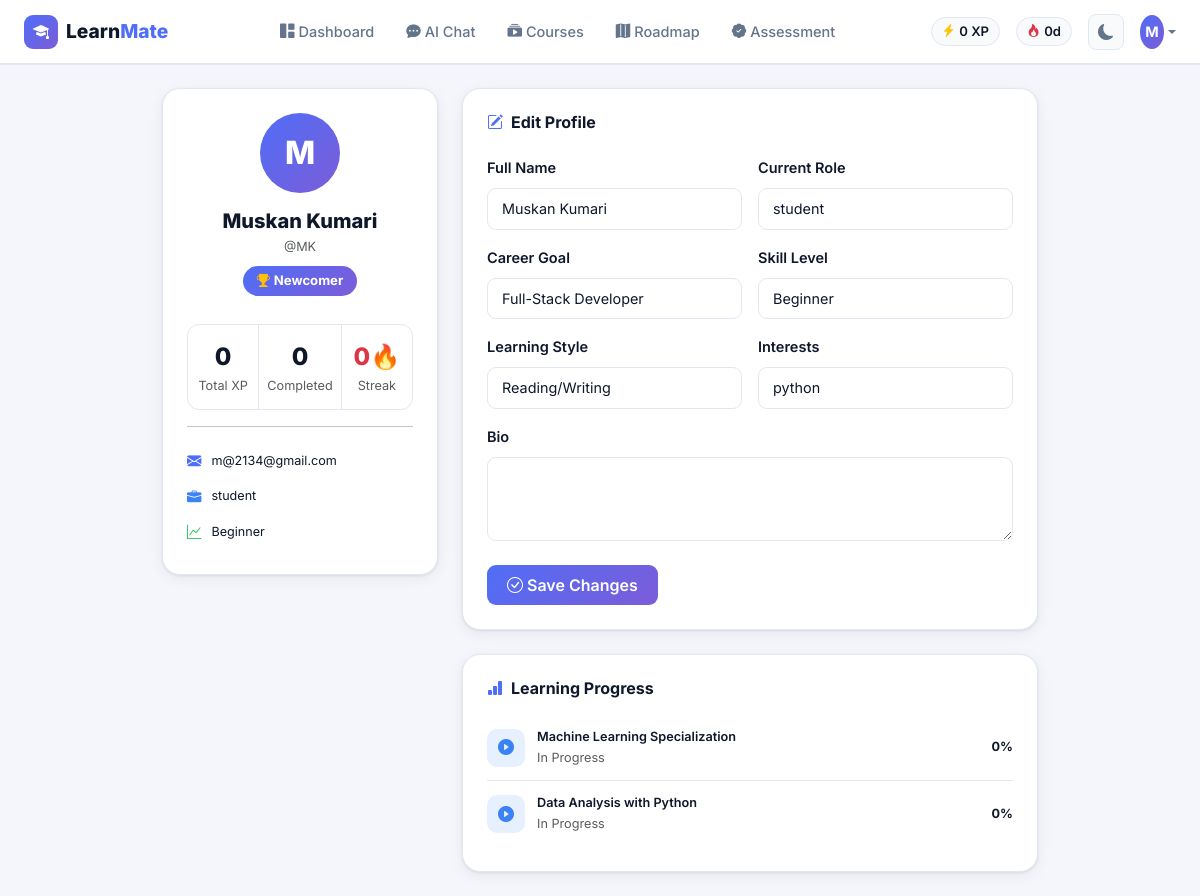
Page /profile (signed in) on the committed database.
### models.py (models this page shows, shortened)
class User(UserMixin, db.Model):
    __tablename__ = "users"
    id = db.Column(db.Integer, primary_key=True)
    username = db.Column(db.String(80), unique=True, nullable=False)
    email = db.Column(db.String(120), unique=True, nullable=False)
    password_hash = db.Column(db.String(256), nullable=False)
    full_name = db.Column(db.String(150), nullable=True)
    avatar_url = db.Column(db.String(300), nullable=True)
    career_goal = db.Column(db.String(200), nullable=True)
    current_role = db.Column(db.String(150), nullable=True)
    skill_level = db.Column(db.String(50), default="beginner")   # beginner / intermediate / advanced
    learning_style = db.Column(db.String(80), nullable=True)     # visual / reading / hands-on / mixed
    interests = db.Column(db.Text, nullable=True)                # comma-separated tags
    bio = db.Column(db.Text, nullable=True)
    total_xp = db.Column(db.Integer, default=0)
    streak_days = db.Column(db.Integer, default=0)
    last_active = db.Column(db.DateTime, default=datetime.utcnow)
    created_at = db.Column(db.DateTime, default=datetime.utcnow)
    progress = db.relationship("CourseProgress", back_populates="user", cascade="all, delete-orphan")
    chat_history = db.relationship("ChatHistory", back_populates="user", cascade="all, delete-orphan")
    assessments = db.relationship("SkillAssessment", back_populates="user", cascade="all, delete-orphan")
    roadmaps = db.relationship("LearningRoadmap", back_populates="user", cascade="all, delete-orphan")
    @property
    def completed_courses(self):
        return [p for p in self.progress if p.status == "completed"]
    @property
    def in_progress_courses(self):
        return [p for p in self.progress if p.status == "in_progress"]
    @property
    def level_badge(self) -> str:
        if self.total_xp < 500:
            return "Newcomer"
        elif self.total_xp < 1500:
            return "Explorer"
        elif self.total_xp < 3000:
            return "Learner"
        elif self.total_xp < 6000:
            return "Achiever"
        else:
            return "Master"

class CourseProgress(db.Model):
    __tablename__ = "course_progress"
    id = db.Column(db.Integer, primary_key=True)
    user_id = db.Column(db.Integer, db.ForeignKey("users.id"), nullable=False)
    course_id = db.Column(db.Integer, db.ForeignKey("courses.id"), nullable=False)
    status = db.Column(db.String(30), default="not_started")     # not_started / in_progress / completed
    progress_pct = db.Column(db.Integer, default=0)              # 0 – 100
    score = db.Column(db.Float, nullable=True)
    started_at = db.Column(db.DateTime, nullable=True)
    completed_at = db.Column(db.DateTime, nullable=True)
    notes = db.Column(db.Text, nullable=True)
    user = db.relationship("User", back_populates="progress")
    course = db.relationship("Course", back_populates="progress")

class Course(db.Model):
    __tablename__ = "courses"
    id = db.Column(db.Integer, primary_key=True)
    title = db.Column(db.String(250), nullable=False)
    description = db.Column(db.Text, nullable=True)
    category = db.Column(db.String(100), nullable=True)
    domain = db.Column(db.String(100), nullable=True)
    level = db.Column(db.String(50), default="beginner")         # beginner / intermediate / advanced
    duration_hours = db.Column(db.Float, default=0.0)
    xp_reward = db.Column(db.Integer, default=100)
    provider = db.Column(db.String(150), nullable=True)
    url = db.Column(db.String(500), nullable=True)
    thumbnail = db.Column(db.String(500), nullable=True)
    tags = db.Column(db.Text, nullable=True)                     # comma-separated
    prerequisites = db.Column(db.Text, nullable=True)            # comma-separated course IDs or names
    rating = db.Column(db.Float, default=4.0)
    enrollments = db.Column(db.Integer, default=0)
    created_at = db.Column(db.DateTime, default=datetime.utcnow)
    progress = db.relationship("CourseProgress", back_populates="course", cascade="all, delete-orphan")

### routes/profile.py (the view)
@profile_bp.route("/profile")
@login_required
def profile():
    return render_template(
        "profile.html",
        career_goals=CAREER_GOALS,
        learning_styles=LEARNING_STYLES,
        skill_levels=SKILL_LEVELS,
    )

### templates/profile.html (shortened to what this page needs)
{% extends "base.html" %}
{% block content %}
<div class="container py-4" style="max-width:900px">
  <div class="row g-4">
    <div class="col-lg-4">
      <div class="lm-card p-4 text-center">
        <div class="lm-avatar-xl mx-auto mb-3">
          {{ (current_user.full_name or current_user.username)[0].upper() }}
        </div>
        <h5 class="fw-800 mb-1">{{ current_user.full_name or current_user.username }}</h5>
        <div class="text-muted small mb-2">@{{ current_user.username }}</div>
        <span class="lm-level-badge mb-3 d-inline-block">
          <i class="bi bi-trophy-fill me-1 text-warning"></i>{{ current_user.level_badge }}
        </span>
        <div class="lm-profile-stats">
          <div class="lm-profile-stat">
            <div class="fw-800 fs-4">{{ current_user.total_xp }}</div>
            <div class="text-muted small">Total XP</div>
          </div>
          <div class="lm-profile-stat">
            <div class="fw-800 fs-4">{{ current_user.completed_courses|length }}</div>
            <div class="text-muted small">Completed</div>
          </div>
          <div class="lm-profile-stat">
            <div class="fw-800 fs-4 text-danger">{{ current_user.streak_days }}🔥</div>
            <div class="text-muted small">Streak</div>
          </div>
        </div>
        <hr/>
        <div class="text-start">
          <div class="lm-profile-info-row">
            <i class="bi bi-envelope-fill text-accent"></i>
            <span class="small">{{ current_user.email }}</span>
          </div>
          {% if current_user.current_role %}
          <div class="lm-profile-info-row">
            <i class="bi bi-briefcase-fill text-blue"></i>
            <span class="small">{{ current_user.current_role }}</span>
          </div>
          {% endif %}
          <div class="lm-profile-info-row">
            <i class="bi bi-graph-up text-green"></i>
            <span class="small">{{ (current_user.skill_level or 'beginner')|title }}</span>
          </div>
        </div>
      </div>
    </div>
    <div class="col-lg-8">
      <div class="lm-card p-4">
        <h6 class="fw-700 mb-4"><i class="bi bi-pencil-square me-2 text-accent"></i>Edit Profile</h6>
        <form id="profileForm">
          <div class="row g-3">
            <div class="col-md-6">
              <label class="form-label fw-600">Full Name</label>
              <input type="text" name="full_name" class="form-control lm-input"
                     value="{{ current_user.full_name or '' }}"/>
            </div>
            <div class="col-md-6">
              <label class="form-label fw-600">Current Role</label>
              <input type="text" name="current_role" class="form-control lm-input"
                     value="{{ current_user.current_role or '' }}" placeholder="e.g. Student, Developer"/>
            </div>
            <div class="col-md-6">
              <label class="form-label fw-600">Career Goal</label>
              <select name="career_goal" class="form-select lm-input">
                {% for goal in career_goals %}
                <option value="{{ goal }}" {% if goal == current_user.career_goal %}selected{% endif %}>{{ goal }}</option>
                {% endfor %}
              </select>
            </div>
            <div class="col-md-6">
              <label class="form-label fw-600">Skill Level</label>
              <select name="skill_level" class="form-select lm-input">
                {% for val, label in skill_levels %}
                <option value="{{ val }}" {% if val == current_user.skill_level %}selected{% endif %}>{{ label.split(' — ')[0] }}</option>
                {% endfor %}
              </select>
            </div>
            <div class="col-md-6">
              <label class="form-label fw-600">Learning Style</label>
              <select name="learning_style" class="form-select lm-input">
                {% for val, label in learning_styles %}
                <option value="{{ val }}" {% if val == current_user.learning_style %}selected{% endif %}>{{ label.split(' — ')[0] }}</option>
                {% endfor %}
              </select>
            </div>
            <div class="col-md-6">
              <label class="form-label fw-600">Interests</label>
              <input type="text" name="interests" class="form-control lm-input"
                     value="{{ current_user.interests or '' }}" placeholder="e.g. Python, AI, cloud"/>
            </div>
            <div class="col-12">
              <label class="form-label fw-600">Bio</label>
              <textarea name="bio" class="form-control lm-input" rows="3">{{ current_user.bio or '' }}</textarea>
            </div>
          </div>
          <button type="submit" class="btn lm-btn-primary mt-4">
            <i class="bi bi-check-circle me-1"></i>Save Changes
          </button>
        </form>
      </div>
      <div class="lm-card mt-4 p-4">
        <h6 class="fw-700 mb-3"><i class="bi bi-bar-chart-fill me-2 text-accent"></i>Learning Progress</h6>
        {% set completed = current_user.completed_courses %}
        {% set in_progress = current_user.in_progress_courses %}
        {% if completed or in_progress %}
          {% for prog in completed + in_progress %}
          <div class="lm-activity-item">
            <div class="lm-activity-icon lm-icon-{% if prog.status == 'completed' %}green{% else %}blue{% endif %}">
              <i class="bi bi-{% if prog.status == 'completed' %}check-circle-fill{% else %}play-circle-fill{% endif %}"></i>
            </div>
            <div class="lm-activity-info">
              <div class="fw-600 small">{{ prog.course.title }}</div>
              <div class="text-muted small">{{ prog.status|replace('_', ' ')|title }}</div>
            </div>
            <div class="text-end">
              <div class="fw-700 small">{{ prog.progress_pct }}%</div>
            </div>
          </div>
          {% endfor %}
        {% else %}
          <div class="text-muted text-center py-3">
            <i class="bi bi-book fs-2"></i>
            <p class="mt-2 mb-0">No courses enrolled yet. <a href="{{ url_for('courses.courses') }}" class="lm-link">Browse courses</a></p>
          </div>
        {% endif %}
      </div>
    </div>
  </div>
</div>
{% endblock %}

### templates/base.html (shortened to what this page needs)
<!DOCTYPE html>
<html lang="en" data-bs-theme="light">
<head>
  <link href="https://cdn.jsdelivr.net/npm/bootstrap@5.3.3/dist/css/bootstrap.min.css" rel="stylesheet"/>
  <link href="https://cdn.jsdelivr.net/npm/bootstrap-icons@1.11.3/font/bootstrap-icons.css" rel="stylesheet"/>
  <link href="{{ url_for('static', filename='css/style.css') }}" rel="stylesheet"/>
</head>
<body>
{% if current_user.is_authenticated %}
<nav class="navbar navbar-expand-lg lm-navbar sticky-top">
  <div class="container-fluid px-4">
    <a class="navbar-brand d-flex align-items-center gap-2" href="{{ url_for('dashboard.dashboard') }}">
      <div class="lm-logo-icon"><i class="bi bi-mortarboard-fill"></i></div>
      <span class="fw-800">Learn<span class="text-accent">Mate</span></span>
    </a>
    <div class="collapse navbar-collapse" id="navMenu">
      <ul class="navbar-nav mx-auto gap-1">
        <li class="nav-item">
          <a class="nav-link lm-nav-link {% if request.endpoint == 'dashboard.dashboard' %}active{% endif %}" href="{{ url_for('dashboard.dashboard') }}">
            <i class="bi bi-grid-1x2-fill me-1"></i>Dashboard
          </a>
        </li>
        <li class="nav-item">
          <a class="nav-link lm-nav-link {% if request.endpoint == 'chat.chat' %}active{% endif %}" href="{{ url_for('chat.chat') }}">
            <i class="bi bi-chat-dots-fill me-1"></i>AI Chat
          </a>
        </li>
        <li class="nav-item">
          <a class="nav-link lm-nav-link {% if request.endpoint == 'courses.courses' %}active{% endif %}" href="{{ url_for('courses.courses') }}">
            <i class="bi bi-collection-play-fill me-1"></i>Courses
          </a>
        </li>
        <li class="nav-item">
          <a class="nav-link lm-nav-link {% if request.endpoint == 'roadmap.roadmap' %}active{% endif %}" href="{{ url_for('roadmap.roadmap') }}">
            <i class="bi bi-map-fill me-1"></i>Roadmap
          </a>
        </li>
        <li class="nav-item">
          <a class="nav-link lm-nav-link {% if request.endpoint == 'assessment.assessment' %}active{% endif %}" href="{{ url_for('assessment.assessment') }}">
            <i class="bi bi-patch-check-fill me-1"></i>Assessment
          </a>
        </li>
      </ul>
      <div class="d-flex align-items-center gap-3">
        <div class="lm-xp-badge d-none d-lg-flex align-items-center gap-1">
          <i class="bi bi-lightning-charge-fill text-warning"></i>
          <span class="fw-600">{{ current_user.total_xp }} XP</span>
        </div>
        <div class="lm-streak-badge d-none d-lg-flex align-items-center gap-1">
          <i class="bi bi-fire text-danger"></i>
          <span class="fw-600">{{ current_user.streak_days }}d</span>
        </div>
        <button class="btn btn-icon lm-theme-toggle" id="themeToggle" title="Toggle dark mode">
          <i class="bi bi-moon-fill" id="themeIcon"></i>
        </button>
        <div class="dropdown">
          <button class="btn btn-icon lm-avatar-btn dropdown-toggle" data-bs-toggle="dropdown">
            <div class="lm-avatar-circle">{{ (current_user.full_name or current_user.username)[0].upper() }}</div>
          </button>
        </div>
      </div>
    </div>
  </div>
</nav>
{% endif %}
<main class="lm-main {% if not current_user.is_authenticated %}lm-main-auth{% endif %}">
  {% block content %}{% endblock %}
</main>
</body>
</html>

### rows in the picture
User: total_xp "0", streak_days "0", full_name "M", full_name "Muskan Kumari", username "MK", level_badge "Newcomer", email "m@2134@gmail.com", current_role "student", skill_level "Beginner", learning_style "Reading/Writing", interests "python"
CourseProgress: course "Machine Learning Specialization", status "In Progress", progress_pct "0"
CourseProgress: course "Data Analysis with Python", status "In Progress", progress_pct "0"

### other values in the picture
{{ current_user.completed_courses|length }} "0"
form field career_goal "Full-Stack Developer"
